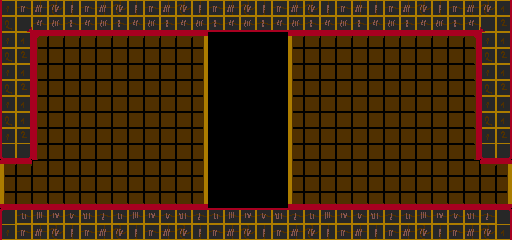

This is a level from a 2D game, rendered from its Tiled map with the project's own tilesets. A one-line summary and the complete map file follow:
An orthogonal 32x15 tile map with 16x16 px tiles, 2 tile layers (back, front) and 1 object (Arena).

<map version="1.0" orientation="orthogonal" width="32" height="15" tilewidth="16" tileheight="16">
 <tileset firstgid="1" name="tiles1" tilewidth="16" tileheight="16">
  <image source="../../../img/tiles/tiles0.gif" trans="ff00ff" width="256" height="256" />
 </tileset>
 <layer name="back" width="32" height="15">
  <data encoding="csv">
182,130,129,130,129,130,129,130,129,130,129,130,129,130,129,198,0,0,0,0,0,0,0,0,0,0,0,0,0,0,0,0,
182,146,145,146,145,146,145,146,145,146,145,146,145,146,145,198,0,0,0,0,0,0,0,0,0,0,0,0,0,0,0,0,
182,213,213,214,214,214,214,214,214,214,214,214,212,0,0,0,0,0,211,214,214,214,214,214,214,214,214,214,214,215,214,214,
182,229,229,230,230,230,230,230,230,230,230,230,228,0,0,0,0,0,227,230,230,230,230,230,230,230,230,230,230,231,230,230,
182,229,229,230,230,230,230,230,230,230,230,230,228,0,0,0,0,0,227,230,230,230,230,230,230,230,230,230,230,231,230,230,
182,229,229,230,230,230,230,230,230,230,230,230,228,0,0,0,0,0,227,230,230,230,230,230,230,230,230,230,230,231,230,230,
182,229,229,230,230,230,230,230,230,230,230,230,228,0,0,0,0,0,227,230,230,230,230,230,230,230,230,230,230,231,230,230,
182,229,229,230,230,230,230,230,230,230,230,230,228,0,0,0,0,0,227,230,230,230,230,230,230,230,230,230,230,231,230,230,
182,229,229,230,230,230,230,230,230,230,230,230,228,0,0,0,0,0,227,230,230,230,230,230,230,230,230,230,230,231,230,230,
182,229,229,230,230,230,230,230,230,230,230,230,228,0,0,0,0,0,227,230,230,230,230,230,230,230,230,230,230,231,230,230,
211,214,230,230,230,230,230,230,230,230,230,230,228,0,0,0,0,0,227,230,230,230,230,230,230,230,230,230,230,230,214,212,
227,230,230,230,230,230,230,230,230,230,230,230,228,0,0,0,0,0,227,230,230,230,230,230,230,230,230,230,230,230,230,228,
243,246,246,246,246,246,246,246,246,246,246,246,244,0,0,0,0,0,243,246,246,246,246,246,246,246,246,246,246,246,246,244,
182,146,145,146,145,146,145,146,145,146,145,146,145,146,145,198,0,0,0,0,0,0,0,0,0,0,0,0,0,0,0,0,
182,130,129,130,129,130,129,130,129,130,129,130,129,130,129,198,0,0,0,0,0,0,0,0,0,0,0,0,0,0,0,0
</data>
 </layer>
 <layer name="front" width="32" height="15">
  <data encoding="csv">
17,19,34,35,18,19,34,35,18,19,34,35,18,19,34,35,18,19,34,35,18,19,34,18,19,34,35,18,19,34,35,24,
33,39,51,52,50,51,52,50,51,52,50,51,52,50,51,52,50,51,52,50,51,52,50,51,52,50,51,52,50,51,38,40,
17,24,0,0,0,0,0,0,0,0,0,0,0,0,0,0,0,0,0,0,0,0,0,0,0,0,0,0,0,0,17,24,
33,40,0,0,0,0,0,0,0,0,0,0,0,0,0,0,0,0,0,0,0,0,0,0,0,0,0,0,0,0,33,40,
17,24,0,0,0,0,0,0,0,0,0,0,0,0,0,0,0,0,0,0,0,0,0,0,0,0,0,0,0,0,17,24,
33,40,0,0,0,0,0,0,0,0,0,0,0,0,0,0,0,0,0,0,0,0,0,0,0,0,0,0,0,0,33,40,
17,24,0,0,0,0,0,0,0,0,0,0,0,0,0,0,0,0,0,0,0,0,0,0,0,0,0,0,0,0,17,24,
33,24,0,0,0,0,0,0,0,0,0,0,0,0,0,0,0,0,0,0,0,0,0,0,0,0,0,0,0,0,33,24,
17,40,0,0,0,0,0,0,0,0,0,0,0,0,0,0,0,0,0,0,0,0,0,0,0,0,0,0,0,0,17,40,
49,56,0,0,0,0,0,0,0,0,0,0,0,0,0,0,0,0,0,0,0,0,0,0,0,0,0,0,0,0,49,56,
0,0,0,0,0,0,0,0,0,0,0,0,0,0,0,0,0,0,0,0,0,0,0,0,0,0,0,0,0,0,0,0,
0,0,0,0,0,0,0,0,0,0,0,0,0,0,0,0,0,0,0,0,0,0,0,0,0,0,0,0,0,0,0,0,
0,0,0,0,0,0,0,0,0,0,0,0,0,0,0,0,0,0,0,0,0,0,0,0,0,0,0,0,0,0,0,0,
1,3,4,5,6,7,2,3,4,5,6,7,2,3,4,5,6,7,2,3,4,5,6,7,2,3,4,5,6,7,2,8,
17,19,34,35,18,19,34,35,18,19,34,35,18,19,34,35,18,19,34,35,18,19,34,18,19,34,35,18,19,34,35,24
</data>
 </layer>
 <objectgroup name="objects" width="32" height="15">
  <properties>
   <property name="min_temple" value="2" />
   <property name="rarity" value="0.03" />
   <property name="tags" value="[&quot;arena&quot;]" />
  </properties>
  <object name="Arena" gid="232" x="240" y="216" />
 </objectgroup>
</map>
